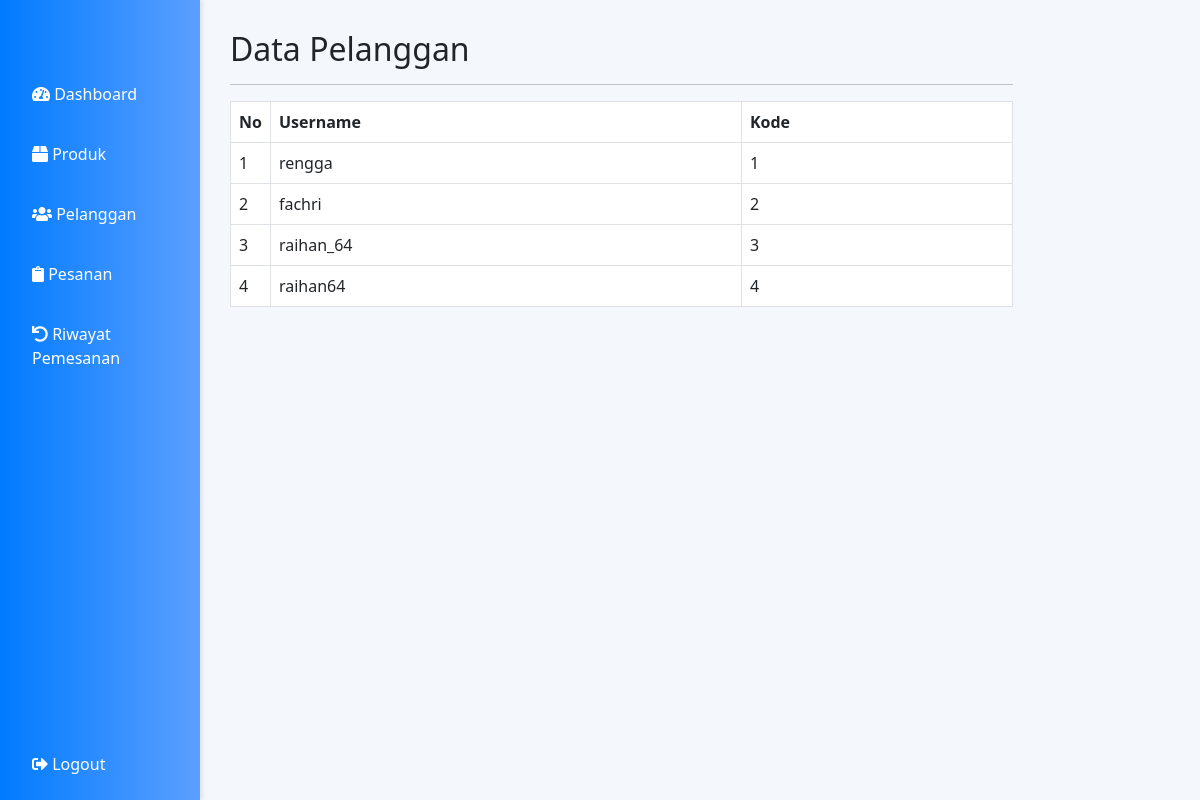
The page /admin/pelanggan.php (signed in) on the database its author committed.
### tables this page shows
CREATE TABLE `customers` (
  `cust_id` int(11) NOT NULL,
  `cust_ip` varchar(225) NOT NULL,
  `cust_dname` text NOT NULL,
  `username` varchar(100) NOT NULL,
  `cust_pass` varchar(225) NOT NULL
);

### admin/pelanggan.php (the view, shortened to what this page needs)
<?php
include "../koneksi/koneksi.php";
?>
<!DOCTYPE html>
<html lang="en">
<head>
  <link href="https://cdn.jsdelivr.net/npm/bootstrap@5.3.0/dist/css/bootstrap.min.css" rel="stylesheet">
  <link rel="stylesheet" href="https://cdnjs.cloudflare.com/ajax/libs/font-awesome/5.15.3/css/all.min.css">
</head>
<body>
  <div class="sidebar">
    <a href="dashboard.php"><i class="fas fa-tachometer-alt"></i> Dashboard</a>
    <a href="produk.php"><i class="fas fa-box"></i> Produk</a>
    <a href="pelanggan.php"><i class="fas fa-users"></i> Pelanggan</a>
    <a href="pesanan.php"><i class="fas fa-clipboard"></i> Pesanan</a>
    <a href="riwayatpemesanan.php"><i class="fas fa-undo"></i> Riwayat Pemesanan</a>
    <div style="flex-grow: 1;"></div>
    <a href="logout.php"><i class="fas fa-sign-out-alt"></i> Logout</a>
  </div>
  <div class="content">
    <div class="col-sm-9 col-sm-offset-3 col-md-10 col-md-offset-2 main">
      <h2 class="page-header">Data Pelanggan</h2>
      <hr>
      <table id="tabelpelanggan" class="table table-bordered table-hover">
        <thead>
          <tr>
            <th>No</th>
            <th>Username</th>
            <th>Kode</th>
          </tr>
        </thead>
        <?php
        $query = $conn->query("SELECT * FROM customers");
        $nomor = 1;
        while ($lihat = $query->fetch(PDO::FETCH_ASSOC)) {
        ?>
          <tbody>
            <tr>
              <td width="5%"><?php echo $nomor; ?></td>
              <td><?php echo htmlspecialchars($lihat['username']); ?></td>
              <td><?php echo htmlspecialchars($lihat['cust_id']); ?></td>
            </tr>
            <?php $nomor++; ?>
          <?php
        } ?>
          </tbody>
      </table>
    </div>
  </div>
</body>
</html>

### admin/pelanggan.php (style rules this page uses)
.sidebar { height: 100%; width: 200px; position: fixed; z-index: 1; top: 0; left: 0; background: linear-gradient(to right, #007bff, #5c9fff); display: flex; flex-direction: column; padding-top: 70px; box-shadow: 2px 0 5px rgba(0, 0, 0, 0.1); }
.sidebar a { padding: 12px 8px 12px 32px; text-decoration: none; font-size: 16px; color: white; display: block; margin-bottom: 12px; border-radius: 4px; transition: background-color 0.3s ease, transform 0.2s ease; }
.content { margin-left: 200px; padding: 30px; background-color: #f4f7fc; min-height: 100vh; }

### rows shown on the page
customers: username "rengga", cust_id "1"
customers: username "fachri", cust_id "2"
customers: username "raihan_64", cust_id "3"
customers: username "raihan64", cust_id "4"
